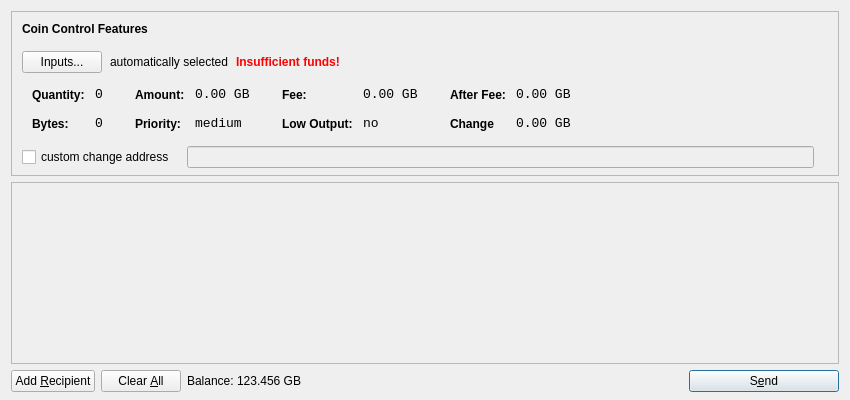
<?xml version="1.0" encoding="UTF-8"?>
<ui version="4.0">
 <class>SendCoinsDialog</class>
 <widget class="QDialog" name="SendCoinsDialog">
  <property name="geometry">
   <rect>
    <x>0</x>
    <y>0</y>
    <width>850</width>
    <height>400</height>
   </rect>
  </property>
  <property name="windowTitle">
   <string>Send Coins</string>
  </property>
  <layout class="QVBoxLayout" name="verticalLayout" stretch="0,1,0">
   <property name="bottomMargin">
    <number>8</number>
   </property>
   <item>
    <widget class="QFrame" name="frameCoinControl">
     <property name="sizePolicy">
      <sizepolicy hsizetype="Expanding" vsizetype="Expanding">
       <horstretch>0</horstretch>
       <verstretch>0</verstretch>
      </sizepolicy>
     </property>
     <property name="maximumSize">
      <size>
       <width>16777215</width>
       <height>16777215</height>
      </size>
     </property>
     <property name="frameShape">
      <enum>QFrame::StyledPanel</enum>
     </property>
     <property name="frameShadow">
      <enum>QFrame::Sunken</enum>
     </property>
     <layout class="QVBoxLayout" name="verticalLayoutCoinControl2">
      <property name="spacing">
       <number>-1</number>
      </property>
      <property name="leftMargin">
       <number>0</number>
      </property>
      <property name="topMargin">
       <number>0</number>
      </property>
      <property name="rightMargin">
       <number>0</number>
      </property>
      <property name="bottomMargin">
       <number>6</number>
      </property>
      <item>
       <layout class="QVBoxLayout" name="verticalLayoutCoinControl" stretch="0,0,0,0,1">
        <property name="spacing">
         <number>0</number>
        </property>
        <property name="leftMargin">
         <number>10</number>
        </property>
        <property name="topMargin">
         <number>10</number>
        </property>
        <item>
         <layout class="QHBoxLayout" name="horizontalLayoutCoinControl1">
          <property name="bottomMargin">
           <number>15</number>
          </property>
          <item>
           <widget class="QLabel" name="labelCoinControlFeatures">
            <property name="sizePolicy">
             <sizepolicy hsizetype="Preferred" vsizetype="Maximum">
              <horstretch>0</horstretch>
              <verstretch>0</verstretch>
             </sizepolicy>
            </property>
            <property name="font">
             <font>
              <weight>75</weight>
              <bold>true</bold>
             </font>
            </property>
            <property name="styleSheet">
             <string notr="true">font-weight:bold;</string>
            </property>
            <property name="text">
             <string>Coin Control Features</string>
            </property>
           </widget>
          </item>
         </layout>
        </item>
        <item>
         <layout class="QHBoxLayout" name="horizontalLayoutCoinControl2" stretch="0,0,0,0">
          <property name="spacing">
           <number>8</number>
          </property>
          <property name="bottomMargin">
           <number>10</number>
          </property>
          <item>
           <widget class="QPushButton" name="pushButtonCoinControl">
            <property name="styleSheet">
             <string notr="true"/>
            </property>
            <property name="text">
             <string>Inputs...</string>
            </property>
           </widget>
          </item>
          <item>
           <widget class="QLabel" name="labelCoinControlAutomaticallySelected">
            <property name="text">
             <string>automatically selected</string>
            </property>
            <property name="margin">
             <number>5</number>
            </property>
           </widget>
          </item>
          <item>
           <widget class="QLabel" name="labelCoinControlInsuffFunds">
            <property name="font">
             <font>
              <weight>75</weight>
              <bold>true</bold>
             </font>
            </property>
            <property name="styleSheet">
             <string notr="true">color:red;font-weight:bold;</string>
            </property>
            <property name="text">
             <string>Insufficient funds!</string>
            </property>
            <property name="margin">
             <number>5</number>
            </property>
           </widget>
          </item>
          <item>
           <spacer name="horizontalSpacerCoinControl">
            <property name="orientation">
             <enum>Qt::Horizontal</enum>
            </property>
            <property name="sizeHint" stdset="0">
             <size>
              <width>40</width>
              <height>1</height>
             </size>
            </property>
           </spacer>
          </item>
         </layout>
        </item>
        <item>
         <widget class="QWidget" name="widgetCoinControl" native="true">
          <property name="sizePolicy">
           <sizepolicy hsizetype="Preferred" vsizetype="Preferred">
            <horstretch>0</horstretch>
            <verstretch>0</verstretch>
           </sizepolicy>
          </property>
          <property name="minimumSize">
           <size>
            <width>0</width>
            <height>0</height>
           </size>
          </property>
          <property name="styleSheet">
           <string notr="true"/>
          </property>
          <layout class="QHBoxLayout" name="horizontalLayoutCoinControl5">
           <property name="margin">
            <number>0</number>
           </property>
           <item>
            <layout class="QHBoxLayout" name="horizontalLayoutCoinControl3" stretch="0,0,0,1">
             <property name="spacing">
              <number>20</number>
             </property>
             <property name="topMargin">
              <number>0</number>
             </property>
             <property name="bottomMargin">
              <number>10</number>
             </property>
             <item>
              <layout class="QFormLayout" name="formLayoutCoinControl1">
               <property name="horizontalSpacing">
                <number>10</number>
               </property>
               <property name="verticalSpacing">
                <number>14</number>
               </property>
               <property name="leftMargin">
                <number>10</number>
               </property>
               <property name="topMargin">
                <number>4</number>
               </property>
               <property name="rightMargin">
                <number>6</number>
               </property>
               <item row="0" column="0">
                <widget class="QLabel" name="labelCoinControlQuantityText">
                 <property name="styleSheet">
                  <string notr="true">font-weight:bold;</string>
                 </property>
                 <property name="text">
                  <string>Quantity:</string>
                 </property>
                 <property name="margin">
                  <number>0</number>
                 </property>
                </widget>
               </item>
               <item row="0" column="1">
                <widget class="QLabel" name="labelCoinControlQuantity">
                 <property name="font">
                  <font>
                   <family>Monospace</family>
                   <pointsize>10</pointsize>
                  </font>
                 </property>
                 <property name="cursor">
                  <cursorShape>IBeamCursor</cursorShape>
                 </property>
                 <property name="contextMenuPolicy">
                  <enum>Qt::ActionsContextMenu</enum>
                 </property>
                 <property name="text">
                  <string>0</string>
                 </property>
                 <property name="margin">
                  <number>0</number>
                 </property>
                 <property name="textInteractionFlags">
                  <set>Qt::LinksAccessibleByMouse|Qt::TextSelectableByKeyboard|Qt::TextSelectableByMouse</set>
                 </property>
                </widget>
               </item>
               <item row="1" column="0">
                <widget class="QLabel" name="labelCoinControlBytesText">
                 <property name="styleSheet">
                  <string notr="true">font-weight:bold;</string>
                 </property>
                 <property name="text">
                  <string>Bytes:</string>
                 </property>
                </widget>
               </item>
               <item row="1" column="1">
                <widget class="QLabel" name="labelCoinControlBytes">
                 <property name="font">
                  <font>
                   <family>Monospace</family>
                   <pointsize>10</pointsize>
                  </font>
                 </property>
                 <property name="cursor">
                  <cursorShape>IBeamCursor</cursorShape>
                 </property>
                 <property name="contextMenuPolicy">
                  <enum>Qt::ActionsContextMenu</enum>
                 </property>
                 <property name="text">
                  <string>0</string>
                 </property>
                 <property name="textInteractionFlags">
                  <set>Qt::LinksAccessibleByMouse|Qt::TextSelectableByKeyboard|Qt::TextSelectableByMouse</set>
                 </property>
                </widget>
               </item>
              </layout>
             </item>
             <item>
              <layout class="QFormLayout" name="formLayoutCoinControl2">
               <property name="horizontalSpacing">
                <number>10</number>
               </property>
               <property name="verticalSpacing">
                <number>14</number>
               </property>
               <property name="leftMargin">
                <number>6</number>
               </property>
               <property name="topMargin">
                <number>4</number>
               </property>
               <property name="rightMargin">
                <number>6</number>
               </property>
               <item row="0" column="0">
                <widget class="QLabel" name="labelCoinControlAmountText">
                 <property name="styleSheet">
                  <string notr="true">font-weight:bold;</string>
                 </property>
                 <property name="text">
                  <string>Amount:</string>
                 </property>
                 <property name="margin">
                  <number>0</number>
                 </property>
                </widget>
               </item>
               <item row="0" column="1">
                <widget class="QLabel" name="labelCoinControlAmount">
                 <property name="font">
                  <font>
                   <family>Monospace</family>
                   <pointsize>10</pointsize>
                  </font>
                 </property>
                 <property name="cursor">
                  <cursorShape>IBeamCursor</cursorShape>
                 </property>
                 <property name="contextMenuPolicy">
                  <enum>Qt::ActionsContextMenu</enum>
                 </property>
                 <property name="text">
                  <string>0.00 GB</string>
                 </property>
                 <property name="textInteractionFlags">
                  <set>Qt::LinksAccessibleByMouse|Qt::TextSelectableByKeyboard|Qt::TextSelectableByMouse</set>
                 </property>
                </widget>
               </item>
               <item row="1" column="0">
                <widget class="QLabel" name="labelCoinControlPriorityText">
                 <property name="styleSheet">
                  <string notr="true">font-weight:bold;</string>
                 </property>
                 <property name="text">
                  <string>Priority:</string>
                 </property>
                </widget>
               </item>
               <item row="1" column="1">
                <widget class="QLabel" name="labelCoinControlPriority">
                 <property name="font">
                  <font>
                   <family>Monospace</family>
                   <pointsize>10</pointsize>
                  </font>
                 </property>
                 <property name="cursor">
                  <cursorShape>IBeamCursor</cursorShape>
                 </property>
                 <property name="contextMenuPolicy">
                  <enum>Qt::ActionsContextMenu</enum>
                 </property>
                 <property name="text">
                  <string>medium</string>
                 </property>
                 <property name="textInteractionFlags">
                  <set>Qt::LinksAccessibleByMouse|Qt::TextSelectableByKeyboard|Qt::TextSelectableByMouse</set>
                 </property>
                </widget>
               </item>
              </layout>
             </item>
             <item>
              <layout class="QFormLayout" name="formLayoutCoinControl3">
               <property name="horizontalSpacing">
                <number>10</number>
               </property>
               <property name="verticalSpacing">
                <number>14</number>
               </property>
               <property name="leftMargin">
                <number>6</number>
               </property>
               <property name="topMargin">
                <number>4</number>
               </property>
               <property name="rightMargin">
                <number>6</number>
               </property>
               <item row="0" column="0">
                <widget class="QLabel" name="labelCoinControlFeeText">
                 <property name="styleSheet">
                  <string notr="true">font-weight:bold;</string>
                 </property>
                 <property name="text">
                  <string>Fee:</string>
                 </property>
                 <property name="margin">
                  <number>0</number>
                 </property>
                </widget>
               </item>
               <item row="0" column="1">
                <widget class="QLabel" name="labelCoinControlFee">
                 <property name="font">
                  <font>
                   <family>Monospace</family>
                   <pointsize>10</pointsize>
                  </font>
                 </property>
                 <property name="cursor">
                  <cursorShape>IBeamCursor</cursorShape>
                 </property>
                 <property name="contextMenuPolicy">
                  <enum>Qt::ActionsContextMenu</enum>
                 </property>
                 <property name="text">
                  <string>0.00 GB</string>
                 </property>
                 <property name="textInteractionFlags">
                  <set>Qt::LinksAccessibleByMouse|Qt::TextSelectableByKeyboard|Qt::TextSelectableByMouse</set>
                 </property>
                </widget>
               </item>
               <item row="1" column="0">
                <widget class="QLabel" name="labelCoinControlLowOutputText">
                 <property name="styleSheet">
                  <string notr="true">font-weight:bold;</string>
                 </property>
                 <property name="text">
                  <string>Low Output:</string>
                 </property>
                </widget>
               </item>
               <item row="1" column="1">
                <widget class="QLabel" name="labelCoinControlLowOutput">
                 <property name="font">
                  <font>
                   <family>Monospace</family>
                   <pointsize>10</pointsize>
                  </font>
                 </property>
                 <property name="cursor">
                  <cursorShape>IBeamCursor</cursorShape>
                 </property>
                 <property name="contextMenuPolicy">
                  <enum>Qt::ActionsContextMenu</enum>
                 </property>
                 <property name="text">
                  <string>no</string>
                 </property>
                 <property name="textInteractionFlags">
                  <set>Qt::LinksAccessibleByMouse|Qt::TextSelectableByKeyboard|Qt::TextSelectableByMouse</set>
                 </property>
                </widget>
               </item>
              </layout>
             </item>
             <item>
              <layout class="QFormLayout" name="formLayoutCoinControl4">
               <property name="horizontalSpacing">
                <number>10</number>
               </property>
               <property name="verticalSpacing">
                <number>14</number>
               </property>
               <property name="leftMargin">
                <number>6</number>
               </property>
               <property name="topMargin">
                <number>4</number>
               </property>
               <property name="rightMargin">
                <number>6</number>
               </property>
               <item row="0" column="0">
                <widget class="QLabel" name="labelCoinControlAfterFeeText">
                 <property name="styleSheet">
                  <string notr="true">font-weight:bold;</string>
                 </property>
                 <property name="text">
                  <string>After Fee:</string>
                 </property>
                 <property name="margin">
                  <number>0</number>
                 </property>
                </widget>
               </item>
               <item row="0" column="1">
                <widget class="QLabel" name="labelCoinControlAfterFee">
                 <property name="font">
                  <font>
                   <family>Monospace</family>
                   <pointsize>10</pointsize>
                  </font>
                 </property>
                 <property name="cursor">
                  <cursorShape>IBeamCursor</cursorShape>
                 </property>
                 <property name="contextMenuPolicy">
                  <enum>Qt::ActionsContextMenu</enum>
                 </property>
                 <property name="text">
                  <string>0.00 GB</string>
                 </property>
                 <property name="textInteractionFlags">
                  <set>Qt::LinksAccessibleByMouse|Qt::TextSelectableByKeyboard|Qt::TextSelectableByMouse</set>
                 </property>
                </widget>
               </item>
               <item row="1" column="0">
                <widget class="QLabel" name="labelCoinControlChangeText">
                 <property name="styleSheet">
                  <string notr="true">font-weight:bold;</string>
                 </property>
                 <property name="text">
                  <string>Change</string>
                 </property>
                </widget>
               </item>
               <item row="1" column="1">
                <widget class="QLabel" name="labelCoinControlChange">
                 <property name="font">
                  <font>
                   <family>Monospace</family>
                   <pointsize>10</pointsize>
                  </font>
                 </property>
                 <property name="cursor">
                  <cursorShape>IBeamCursor</cursorShape>
                 </property>
                 <property name="contextMenuPolicy">
                  <enum>Qt::ActionsContextMenu</enum>
                 </property>
                 <property name="text">
                  <string>0.00 GB</string>
                 </property>
                 <property name="textInteractionFlags">
                  <set>Qt::LinksAccessibleByMouse|Qt::TextSelectableByKeyboard|Qt::TextSelectableByMouse</set>
                 </property>
                </widget>
               </item>
              </layout>
             </item>
            </layout>
           </item>
          </layout>
         </widget>
        </item>
        <item>
         <layout class="QHBoxLayout" name="horizontalLayoutCoinControl4" stretch="0,0,0">
          <property name="spacing">
           <number>12</number>
          </property>
          <property name="sizeConstraint">
           <enum>QLayout::SetDefaultConstraint</enum>
          </property>
          <property name="topMargin">
           <number>5</number>
          </property>
          <property name="rightMargin">
           <number>5</number>
          </property>
          <item>
           <widget class="QCheckBox" name="checkBoxCoinControlChange">
            <property name="text">
             <string>custom change address</string>
            </property>
           </widget>
          </item>
          <item>
           <widget class="QLineEdit" name="lineEditCoinControlChange">
            <property name="enabled">
             <bool>false</bool>
            </property>
            <property name="sizePolicy">
             <sizepolicy hsizetype="Expanding" vsizetype="Fixed">
              <horstretch>0</horstretch>
              <verstretch>0</verstretch>
             </sizepolicy>
            </property>
           </widget>
          </item>
          <item>
           <widget class="QLabel" name="labelCoinControlChangeLabel">
            <property name="sizePolicy">
             <sizepolicy hsizetype="Preferred" vsizetype="Expanding">
              <horstretch>0</horstretch>
              <verstretch>0</verstretch>
             </sizepolicy>
            </property>
            <property name="minimumSize">
             <size>
              <width>0</width>
              <height>0</height>
             </size>
            </property>
            <property name="text">
             <string/>
            </property>
            <property name="margin">
             <number>3</number>
            </property>
           </widget>
          </item>
         </layout>
        </item>
        <item>
         <spacer name="verticalSpacerCoinControl">
          <property name="orientation">
           <enum>Qt::Vertical</enum>
          </property>
          <property name="sizeHint" stdset="0">
           <size>
            <width>800</width>
            <height>1</height>
           </size>
          </property>
         </spacer>
        </item>
       </layout>
      </item>
     </layout>
    </widget>
   </item>
   <item>
    <widget class="QScrollArea" name="scrollArea">
     <property name="widgetResizable">
      <bool>true</bool>
     </property>
     <widget class="QWidget" name="scrollAreaWidgetContents">
      <property name="geometry">
       <rect>
        <x>0</x>
        <y>0</y>
        <width>830</width>
        <height>165</height>
       </rect>
      </property>
      <layout class="QVBoxLayout" name="verticalLayout_2">
       <property name="margin">
        <number>0</number>
       </property>
       <item>
        <layout class="QVBoxLayout" name="entries">
         <property name="spacing">
          <number>6</number>
         </property>
        </layout>
       </item>
       <item>
        <spacer name="verticalSpacer">
         <property name="orientation">
          <enum>Qt::Vertical</enum>
         </property>
         <property name="sizeHint" stdset="0">
          <size>
           <width>20</width>
           <height>40</height>
          </size>
         </property>
        </spacer>
       </item>
      </layout>
     </widget>
    </widget>
   </item>
   <item>
    <layout class="QHBoxLayout" name="horizontalLayout">
     <item>
      <widget class="QPushButton" name="addButton">
       <property name="toolTip">
        <string>Send to multiple recipients at once</string>
       </property>
       <property name="text">
        <string>Add &amp;Recipient</string>
       </property>
       <property name="autoDefault">
        <bool>false</bool>
       </property>
      </widget>
     </item>
     <item>
      <widget class="QPushButton" name="clearButton">
       <property name="sizePolicy">
        <sizepolicy hsizetype="Minimum" vsizetype="Fixed">
         <horstretch>0</horstretch>
         <verstretch>0</verstretch>
        </sizepolicy>
       </property>
       <property name="toolTip">
        <string>Remove all transaction fields</string>
       </property>
       <property name="text">
        <string>Clear &amp;All</string>
       </property>
       <property name="autoRepeatDelay">
        <number>300</number>
       </property>
       <property name="autoDefault">
        <bool>false</bool>
       </property>
      </widget>
     </item>
     <item>
      <layout class="QHBoxLayout" name="horizontalLayout_2">
       <property name="spacing">
        <number>3</number>
       </property>
       <item>
        <widget class="QLabel" name="label">
         <property name="sizePolicy">
          <sizepolicy hsizetype="Preferred" vsizetype="Fixed">
           <horstretch>0</horstretch>
           <verstretch>0</verstretch>
          </sizepolicy>
         </property>
         <property name="text">
          <string>Balance:</string>
         </property>
        </widget>
       </item>
       <item>
        <widget class="QLabel" name="labelBalance">
         <property name="sizePolicy">
          <sizepolicy hsizetype="Preferred" vsizetype="Fixed">
           <horstretch>0</horstretch>
           <verstretch>0</verstretch>
          </sizepolicy>
         </property>
         <property name="cursor">
          <cursorShape>IBeamCursor</cursorShape>
         </property>
         <property name="text">
          <string>123.456 GB</string>
         </property>
         <property name="textInteractionFlags">
          <set>Qt::LinksAccessibleByMouse|Qt::TextSelectableByKeyboard|Qt::TextSelectableByMouse</set>
         </property>
        </widget>
       </item>
      </layout>
     </item>
     <item>
      <spacer name="horizontalSpacer">
       <property name="orientation">
        <enum>Qt::Horizontal</enum>
       </property>
       <property name="sizeHint" stdset="0">
        <size>
         <width>40</width>
         <height>20</height>
        </size>
       </property>
      </spacer>
     </item>
     <item>
      <widget class="QPushButton" name="sendButton">
       <property name="minimumSize">
        <size>
         <width>150</width>
         <height>0</height>
        </size>
       </property>
       <property name="toolTip">
        <string>Confirm the send action</string>
       </property>
       <property name="text">
        <string>S&amp;end</string>
       </property>
       <property name="icon">
        <iconset resource="../bitcoin.qrc">
         <normaloff>:/icons/send</normaloff>:/icons/send</iconset>
       </property>
       <property name="default">
        <bool>true</bool>
       </property>
      </widget>
     </item>
    </layout>
   </item>
  </layout>
 </widget>
 <resources>
  <include location="../bitcoin.qrc"/>
 </resources>
 <connections/>
</ui>
